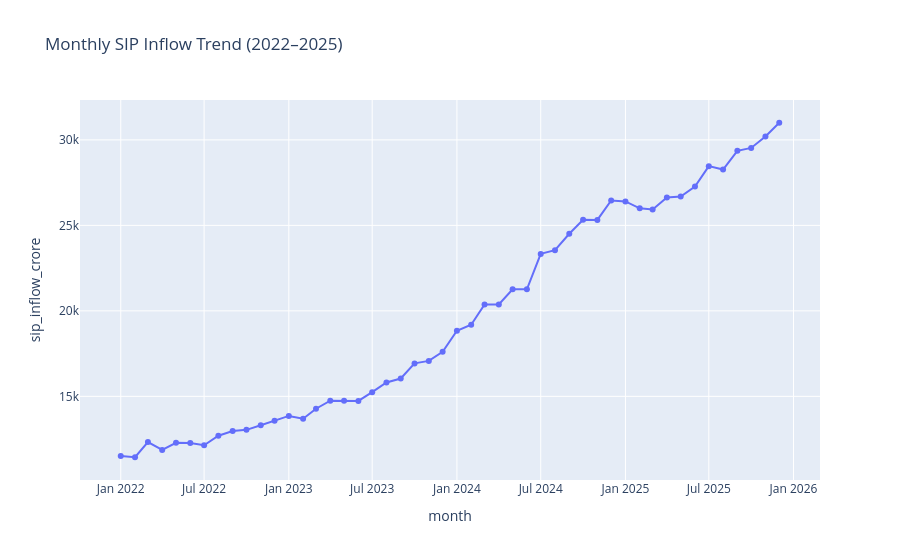

Notebook code for this chart:
### Code cell
fig = px.line(
    sip,
    x='month',
    y='sip_inflow_crore',
    title='Monthly SIP Inflow Trend (2022–2025)',
    markers=True
)

fig.show()
